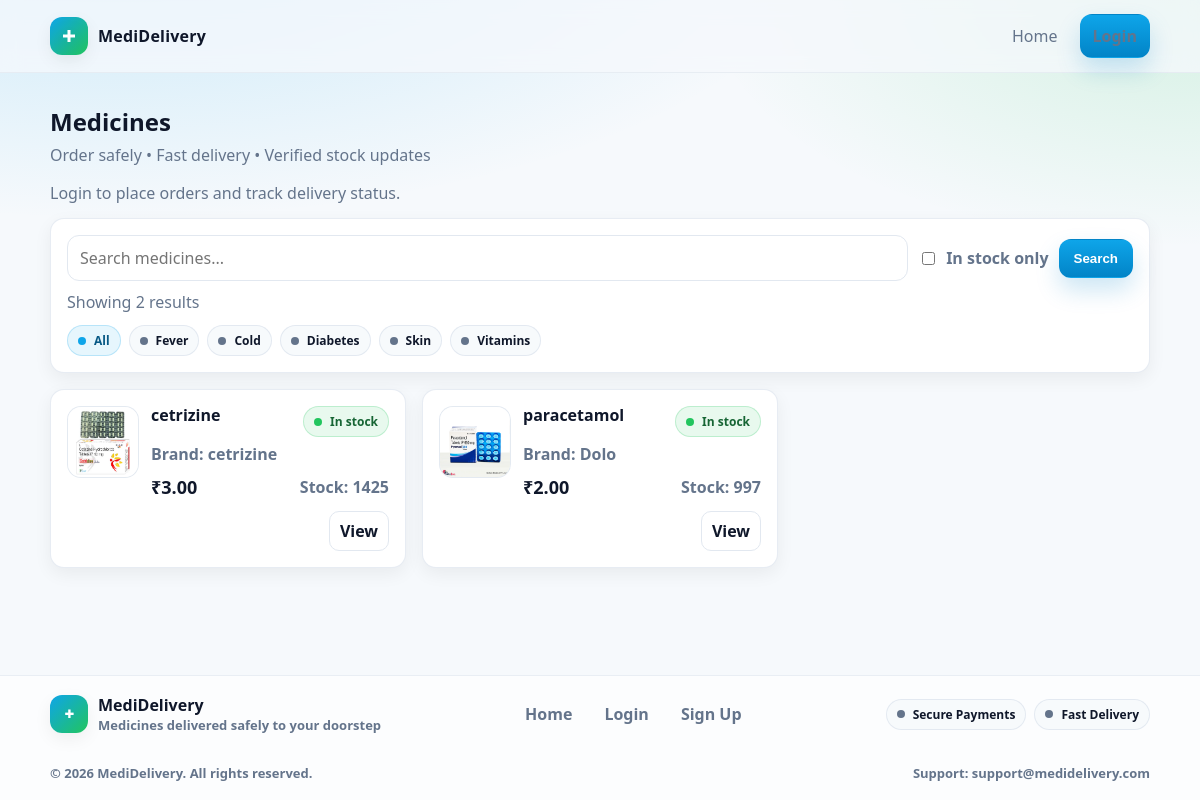
The app's page /, older data.
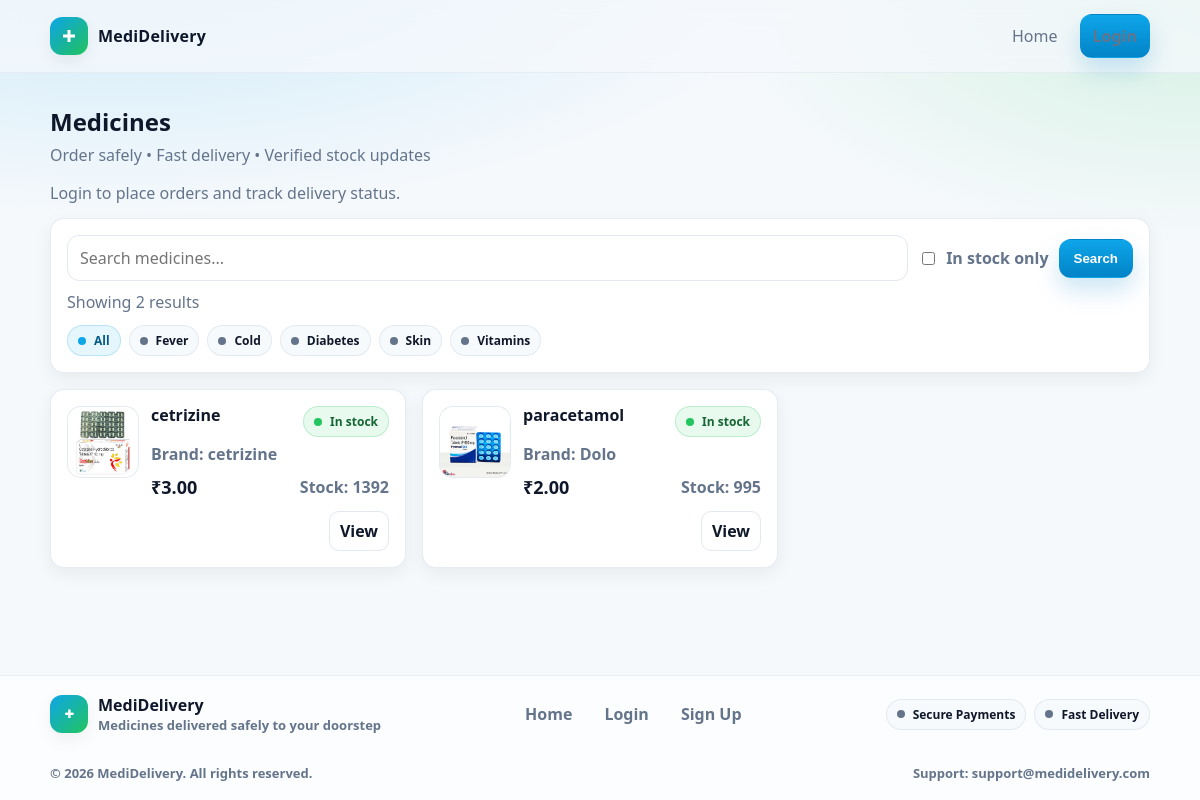
The same page, newer data.
### core/models.py (models this page shows, shortened)
class Medicine(models.Model):
    name = models.CharField(max_length=200)
    brand = models.CharField(max_length=200, blank=True)
    price = models.DecimalField(max_digits=10, decimal_places=2)
    stock = models.PositiveIntegerField(default=0)
    description = models.TextField(blank=True)
    image = models.ImageField(upload_to="medicines/", blank=True, null=True)
    is_active = models.BooleanField(default=True)

### core/views.py (the view)
# urls.py: 2. Add a URL to urlpatterns:  path('', views.home, name='home')
def home(request):
    q = (request.GET.get("q") or "").strip()
    in_stock = request.GET.get("in_stock") == "1"
    medicines = Medicine.objects.filter(is_active=True)
    if q:
        medicines = medicines.filter(
            Q(name__icontains=q)
        )
    if in_stock:
        medicines = medicines.filter(stock__gt=0)
    medicines = medicines.order_by("name")
    return render(
        request,
        "core/home.html",
        {"medicines": medicines, "q": q, "in_stock": in_stock},
    )

### core/templates/core/home.html (shortened to what this page needs)
{% extends "base.html" %}
{% block content %}
<div style="display:flex; align-items:flex-start; justify-content:space-between; gap:16px; flex-wrap:wrap;">
  <div>
    <h1 class="page-title">Medicines</h1>
    <p class="page-subtitle">
      Order safely • Fast delivery • Verified stock updates
    </p>
    {% if user.is_authenticated %}
    <div class="muted" style="font-weight:700;">
      Welcome, {{ user.username }} 👋
    </div>
    {% else %}
    <div class="muted">
      Login to place orders and track delivery status.
    </div>
    {% endif %}
  </div>
</div>
<div class="card" style="margin-top:14px;">
  <div class="card-body">
    <form method="get" style="display:flex; gap:10px; align-items:center; flex-wrap:wrap;">
      <div style="flex:1; min-width:220px;">
        <input class="input" type="text" name="q" value="{{ q }}" placeholder="Search medicines..." />
      </div>
      <label style="display:flex; align-items:center; gap:8px; white-space:nowrap;">
        <input type="checkbox" name="in_stock" value="1" {% if in_stock %}checked{% endif %}>
        <span class="muted" style="font-weight:800;">In stock only</span>
      </label>
      <button class="btn btn-primary" type="submit">Search</button>
    </form>
    <p class="muted" style="margin:10px 0 0;">
  Showing {{ medicines|length }} result{{ medicines|length|pluralize }}
</p>
    <div style="display:flex; gap:8px; flex-wrap:wrap; margin-top:12px;">
      <span class="badge badge-info"><span class="dot"></span>All</span>
      <span class="badge"><span class="dot"></span>Fever</span>
      <span class="badge"><span class="dot"></span>Cold</span>
      <span class="badge"><span class="dot"></span>Diabetes</span>
      <span class="badge"><span class="dot"></span>Skin</span>
      <span class="badge"><span class="dot"></span>Vitamins</span>
    </div>
  </div>
</div>
<div class="grid grid-3" style="margin-top:16px;">
  {% for m in medicines %}
  <a class="card" href="{% url 'core:medicine_detail' m.id %}" style="text-decoration:none;">
    <div class="card-body">
      <div style="display:flex; gap:12px; align-items:flex-start;">
        {% if m.image %}
          <img class="thumb" src="{{ m.image.url }}" alt="{{ m.name }}">
        {% else %}
          <div class="thumb" style="display:grid; place-items:center; font-weight:900; color:#64748b;">
            Rx
          </div>
        {% endif %}
        <div style="flex:1;">
          <div style="display:flex; justify-content:space-between; gap:10px; align-items:flex-start;">
            <div style="font-weight:900; font-size:16px; line-height:1.2;">
              {{ m.name }}
            </div>
            {% if m.stock > 0 %}
              <span class="badge badge-success"><span class="dot"></span>In stock</span>
            {% else %}
              <span class="badge badge-danger"><span class="dot"></span>Out</span>
            {% endif %}
          </div>
          <div class="muted" style="margin-top:6px; font-weight:800;">
            Brand: {{ m.brand }}
          </div>
          <div style="display:flex; align-items:center; justify-content:space-between; gap:10px; margin-top:10px;">
            <div style="font-weight:900; font-size:18px;">₹{{ m.price }}</div>
            <div class="muted" style="font-weight:800;">Stock: {{ m.stock }}</div>
          </div>
        </div>
      </div>
      <div style="margin-top:12px; display:flex; justify-content:flex-end;">
        <span class="btn btn-outline btn-sm">View</span>
      </div>
    </div>
  </a>
  {% endfor %}
</div>
{% endblock %}

Row changes from the older to the newer data that the page shows:
changed Medicine "cetrizine": stock "1425" → "1392"
changed Medicine "paracetamol": stock "997" → "995"
